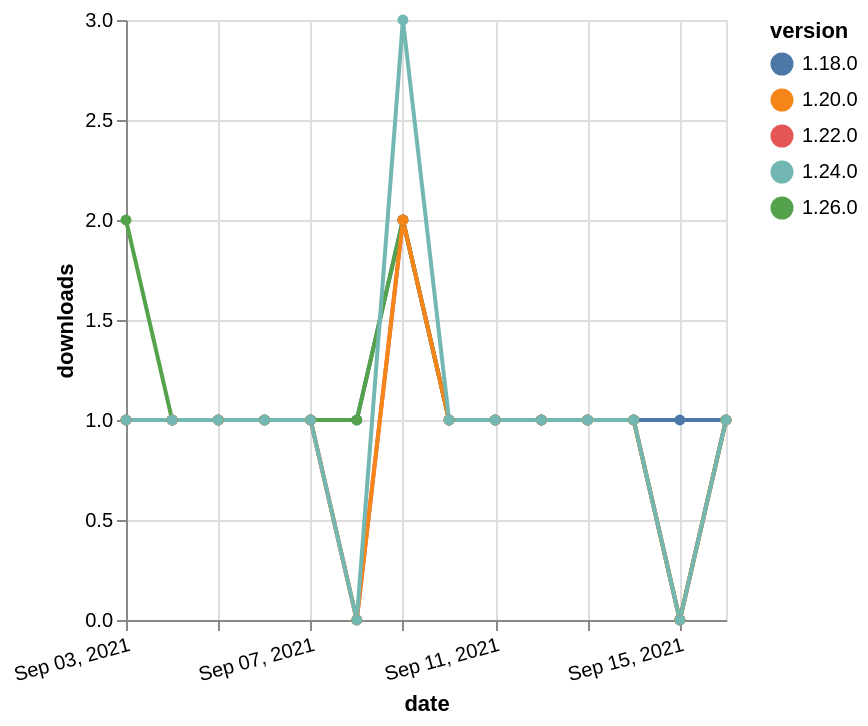

Here is the Vega-Lite specification saved for this chart:
### Vega-Lite specification from a JSON file in a GitHub repository (floating-point values rounded to 4 significant figures)
{"$schema": "https://vega.github.io/schema/vega-lite/v5.json", "description": "A simple bar chart with embedded data.", "data": {"values": [{"date": "2021-09-03", "total": 198, "delta": 1, "version": "1.18.0"}, {"date": "2021-09-04", "total": 199, "delta": 1, "version": "1.18.0"}, {"date": "2021-09-05", "total": 200, "delta": 1, "version": "1.18.0"}, {"date": "2021-09-06", "total": 201, "delta": 1, "version": "1.18.0"}, {"date": "2021-09-07", "total": 202, "delta": 1, "version": "1.18.0"}, {"date": "2021-09-08", "total": 203, "delta": 1, "version": "1.18.0"}, {"date": "2021-09-09", "total": 205, "delta": 2, "version": "1.18.0"}, {"date": "2021-09-10", "total": 206, "delta": 1, "version": "1.18.0"}, {"date": "2021-09-11", "total": 207, "delta": 1, "version": "1.18.0"}, {"date": "2021-09-12", "total": 208, "delta": 1, "version": "1.18.0"}, {"date": "2021-09-13", "total": 209, "delta": 1, "version": "1.18.0"}, {"date": "2021-09-14", "total": 210, "delta": 1, "version": "1.18.0"}, {"date": "2021-09-15", "total": 211, "delta": 1, "version": "1.18.0"}, {"date": "2021-09-16", "total": 212, "delta": 1, "version": "1.18.0"}, {"date": "2021-09-03", "total": 161, "delta": 1, "version": "1.22.0"}, {"date": "2021-09-04", "total": 162, "delta": 1, "version": "1.22.0"}, {"date": "2021-09-05", "total": 163, "delta": 1, "version": "1.22.0"}, {"date": "2021-09-06", "total": 164, "delta": 1, "version": "1.22.0"}, {"date": "2021-09-07", "total": 165, "delta": 1, "version": "1.22.0"}, {"date": "2021-09-08", "total": 165, "delta": 0, "version": "1.22.0"}, {"date": "2021-09-09", "total": 167, "delta": 2, "version": "1.22.0"}, {"date": "2021-09-10", "total": 168, "delta": 1, "version": "1.22.0"}, {"date": "2021-09-11", "total": 169, "delta": 1, "version": "1.22.0"}, {"date": "2021-09-12", "total": 170, "delta": 1, "version": "1.22.0"}, {"date": "2021-09-13", "total": 171, "delta": 1, "version": "1.22.0"}, {"date": "2021-09-14", "total": 172, "delta": 1, "version": "1.22.0"}, {"date": "2021-09-15", "total": 172, "delta": 0, "version": "1.22.0"}, {"date": "2021-09-16", "total": 173, "delta": 1, "version": "1.22.0"}, {"date": "2021-09-03", "total": 128, "delta": 2, "version": "1.26.0"}, {"date": "2021-09-04", "total": 129, "delta": 1, "version": "1.26.0"}, {"date": "2021-09-05", "total": 130, "delta": 1, "version": "1.26.0"}, {"date": "2021-09-06", "total": 131, "delta": 1, "version": "1.26.0"}, {"date": "2021-09-07", "total": 132, "delta": 1, "version": "1.26.0"}, {"date": "2021-09-08", "total": 133, "delta": 1, "version": "1.26.0"}, {"date": "2021-09-09", "total": 135, "delta": 2, "version": "1.26.0"}, {"date": "2021-09-10", "total": 136, "delta": 1, "version": "1.26.0"}, {"date": "2021-09-11", "total": 137, "delta": 1, "version": "1.26.0"}, {"date": "2021-09-12", "total": 138, "delta": 1, "version": "1.26.0"}, {"date": "2021-09-13", "total": 139, "delta": 1, "version": "1.26.0"}, {"date": "2021-09-14", "total": 140, "delta": 1, "version": "1.26.0"}, {"date": "2021-09-15", "total": 140, "delta": 0, "version": "1.26.0"}, {"date": "2021-09-16", "total": 141, "delta": 1, "version": "1.26.0"}, {"date": "2021-09-03", "total": 200, "delta": 1, "version": "1.20.0"}, {"date": "2021-09-04", "total": 201, "delta": 1, "version": "1.20.0"}, {"date": "2021-09-05", "total": 202, "delta": 1, "version": "1.20.0"}, {"date": "2021-09-06", "total": 203, "delta": 1, "version": "1.20.0"}, {"date": "2021-09-07", "total": 204, "delta": 1, "version": "1.20.0"}, {"date": "2021-09-08", "total": 204, "delta": 0, "version": "1.20.0"}, {"date": "2021-09-09", "total": 206, "delta": 2, "version": "1.20.0"}, {"date": "2021-09-10", "total": 207, "delta": 1, "version": "1.20.0"}, {"date": "2021-09-11", "total": 208, "delta": 1, "version": "1.20.0"}, {"date": "2021-09-12", "total": 209, "delta": 1, "version": "1.20.0"}, {"date": "2021-09-13", "total": 210, "delta": 1, "version": "1.20.0"}, {"date": "2021-09-14", "total": 211, "delta": 1, "version": "1.20.0"}, {"date": "2021-09-15", "total": 211, "delta": 0, "version": "1.20.0"}, {"date": "2021-09-16", "total": 212, "delta": 1, "version": "1.20.0"}, {"date": "2021-09-03", "total": 199, "delta": 1, "version": "1.24.0"}, {"date": "2021-09-04", "total": 200, "delta": 1, "version": "1.24.0"}, {"date": "2021-09-05", "total": 201, "delta": 1, "version": "1.24.0"}, {"date": "2021-09-06", "total": 202, "delta": 1, "version": "1.24.0"}, {"date": "2021-09-07", "total": 203, "delta": 1, "version": "1.24.0"}, {"date": "2021-09-08", "total": 203, "delta": 0, "version": "1.24.0"}, {"date": "2021-09-09", "total": 206, "delta": 3, "version": "1.24.0"}, {"date": "2021-09-10", "total": 207, "delta": 1, "version": "1.24.0"}, {"date": "2021-09-11", "total": 208, "delta": 1, "version": "1.24.0"}, {"date": "2021-09-12", "total": 209, "delta": 1, "version": "1.24.0"}, {"date": "2021-09-13", "total": 210, "delta": 1, "version": "1.24.0"}, {"date": "2021-09-14", "total": 211, "delta": 1, "version": "1.24.0"}, {"date": "2021-09-15", "total": 211, "delta": 0, "version": "1.24.0"}, {"date": "2021-09-16", "total": 212, "delta": 1, "version": "1.24.0"}]}, "width": "container", "mark": {"type": "line", "point": {"filled": true}}, "encoding": {"x": {"field": "date", "type": "temporal", "timeUnit": "yearmonthdate", "title": "date", "axis": {"labelAngle": -15}}, "y": {"field": "delta", "type": "quantitative", "title": "downloads"}, "color": {"field": "version", "type": "nominal"}, "tooltip": {"field": "delta"}}}
